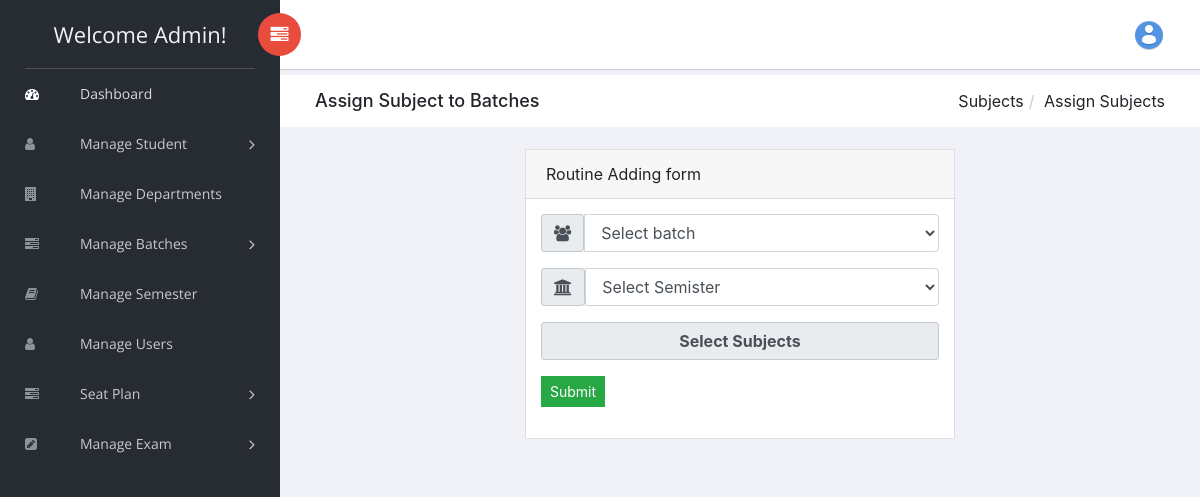
The page /assign_subjects.php (signed in) on the database as committed earlier.
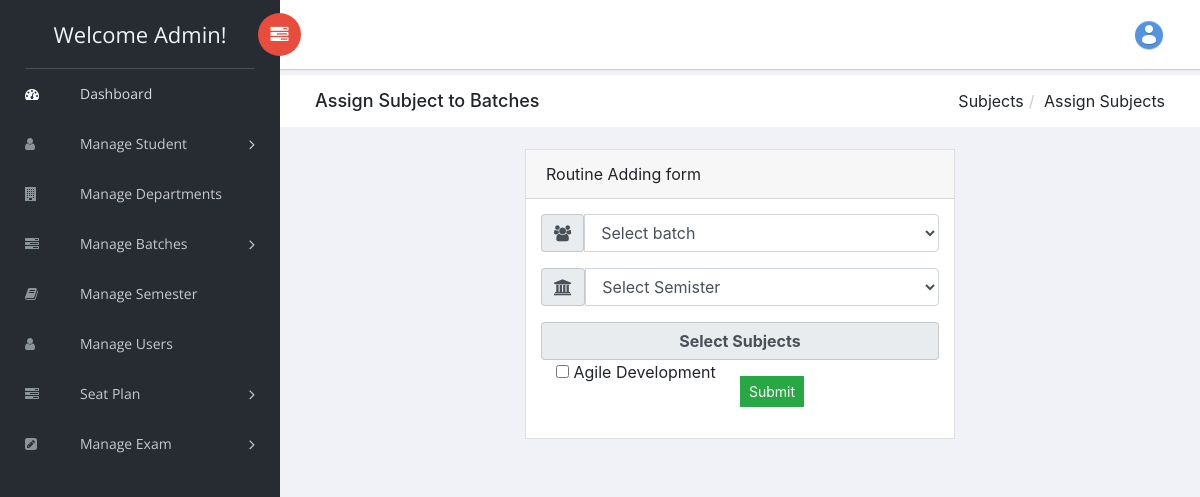
The same page on the database as committed later.
### tables this page shows
CREATE TABLE `subjects` (
  `id` int(11) NOT NULL,
  `name` varchar(100) NOT NULL,
  `credit` int(11) NOT NULL
);

### assign_subjects.php (the view, shortened to what this page needs)
<?php include_once 'template/_head.php'?>
<body>
<?php include_once 'template/leftNav.php'?>
<div id="right-panel" class="right-panel">
    <?php include_once 'template/header.php'?>
    <div class="breadcrumbs">
        <div class="col-sm-4">
            <div class="page-header float-left">
                <div class="page-title">
                    <h1>Assign Subject to Batches</h1>
                </div>
            </div>
        </div>
        <div class="col-sm-8">
            <div class="page-header float-right">
                <div class="page-title">
                    <ol class="breadcrumb text-right">
                        <li class="active">Subjects</li>
                        <li class="active">Assign Subjects</li>
                    </ol>
                </div>
            </div>
        </div>
    </div>
    <div class="content mt-3">
        <?php
        $conn = connect();
        $sql = "SELECT * FROM subjects";
        $subjects= $conn->query($sql);
        ?>
        <div class="row">
            <div class="col-lg-3"></div>
            <div class="col-lg-6">
                <div class="card">
                    <div class="card-header">Routine Adding form</div>
                    <div class="card-body card-block">
                        <form action="assign_subjects_action.php" method="POST" class="" enctype="multipart/form-data">
                            <div class="form-group">
                                <div class="input-group">
                                    <div class="input-group-addon"><i class="fa fa-users"></i></div>
                                    <select name="batch_id" id="select" class="form-control">
                                        <option value="">Select batch</option>
                                    </select>
                                </div>
                            </div>
                            <div class="form-group">
                                <div class="input-group">
                                    <div class="input-group-addon"><i class="fa fa-university"></i></div>
                                    <select name="semister_id" id="select" class="form-control">
                                        <option value="">Select Semister</option>
                                    </select>
                                </div>
                            </div>
                            <div class="form-group">
                            <div class="input-group-addon"><b>Select Subjects</b></div>
                                <?php
                                    foreach($subjects AS $subject){
                                ?>
                                <div class="col-md-6" style="display:block;">
                                    <input type="checkbox" id="subjects" value="<?=$subject['id']?>" name="subjects[]">
                                    <label for="subjects"><?=$subject['name']?></label>
                                </div>
                                <?php } ?>
                            </div>
                            <div class="form-actions form-group"><button type="submit" class="btn btn-success btn-sm">Submit</button></div>
                        </form>
                    </div>
                </div>
            </div>
            <div class="col-lg-3"></div>
        </div>
    </div>
</div>
<?php include_once 'template/footer.php'?>

Rows that differ between the two databases and show on the page:
added subjects: name "Agile Development"
